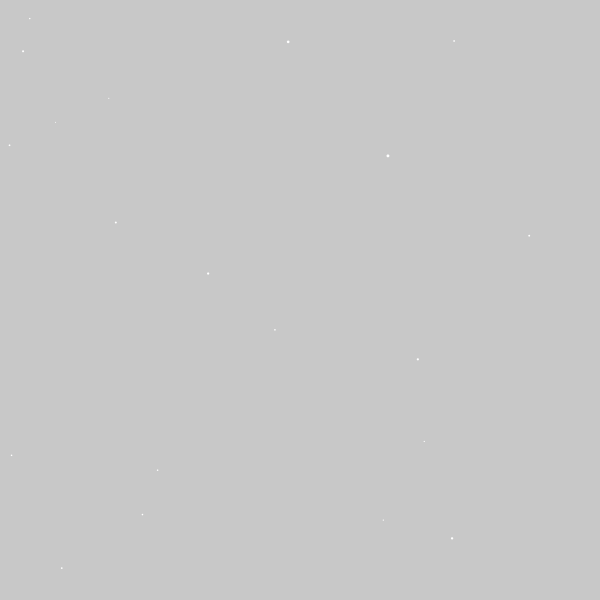
Frame 1 (no input)
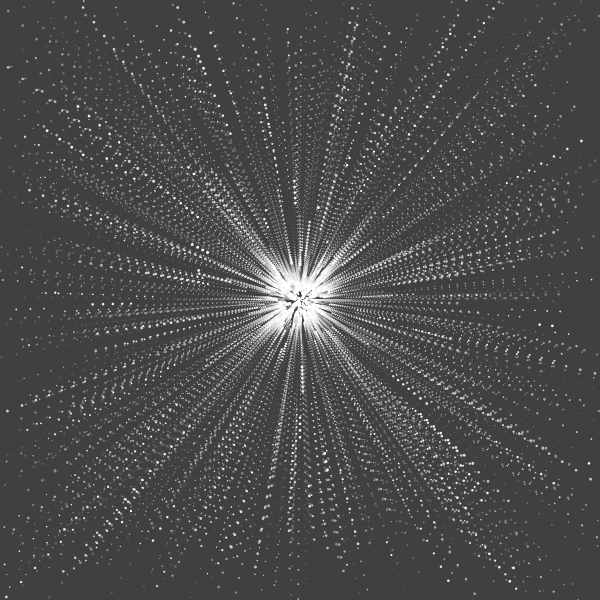
Frame 60 (the mouse pressed at the canvas centre just before this capture)
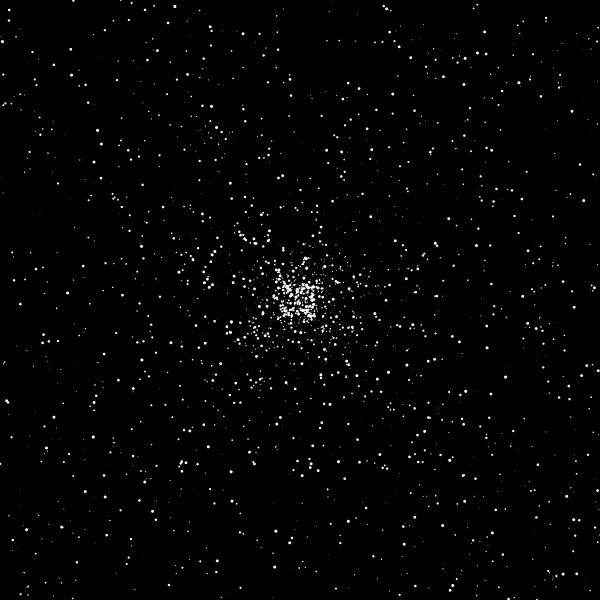
Frame 120 (the mouse held since frame 60 and released just before this capture)

The Processing sketch that drew these frames (run headless with seeded random() and noise(); from frame 60 on, the mouse is pressed at the canvas centre):

// Processing sketch: sketch96938
// ── sketch96938.pde
/* OpenProcessing Tweak of *@*http://www.openprocessing.org/sketch/96938*@* */
/* !do not delete the line above, required for linking your tweak if you upload again */
ArrayList<PVector> stars = new ArrayList<PVector>();
float h2;//=height/2
float w2;//=width/2
float d2;//=diagonal/2

void setup() {
  size(600, 600);
  w2=width/2;
  h2= height/2;
  d2 = dist(0, 0, w2, h2);
  noStroke();
}
void draw() {
  fill(0, map(dist(mouseX, mouseY, w2, h2), 0, d2, 255, 5));
  rect(0, 0, width, height);
  fill(255);

  for (int i = 0; i<20; i++) {   // star init
    stars.add(new PVector(random(width), random(height), random(1, 3)));}

  for (int i = 0; i<stars.size(); i++) {
    float x =stars.get(i).x;//local vars
    float y =stars.get(i).y;
    float d =stars.get(i).z;

    /* movement+"glitter"*/
    stars.set(i, new PVector(x-map(mouseX, 0, width, -0.05, 0.05)*(w2-x), y-map(mouseY, 0, height, -0.05, 0.05)*(h2-y), d+0.2-0.6*noise(x, y, frameCount)));
    
    if (d>3||d<-3) stars.set(i, new PVector(x, y, 3));
    if (x<0||x>width||y<0||y>height) stars.remove(i);
    if (stars.size()>9999) stars.remove(1);
    ellipse(x, y, d, d);//draw stars
  }
}
